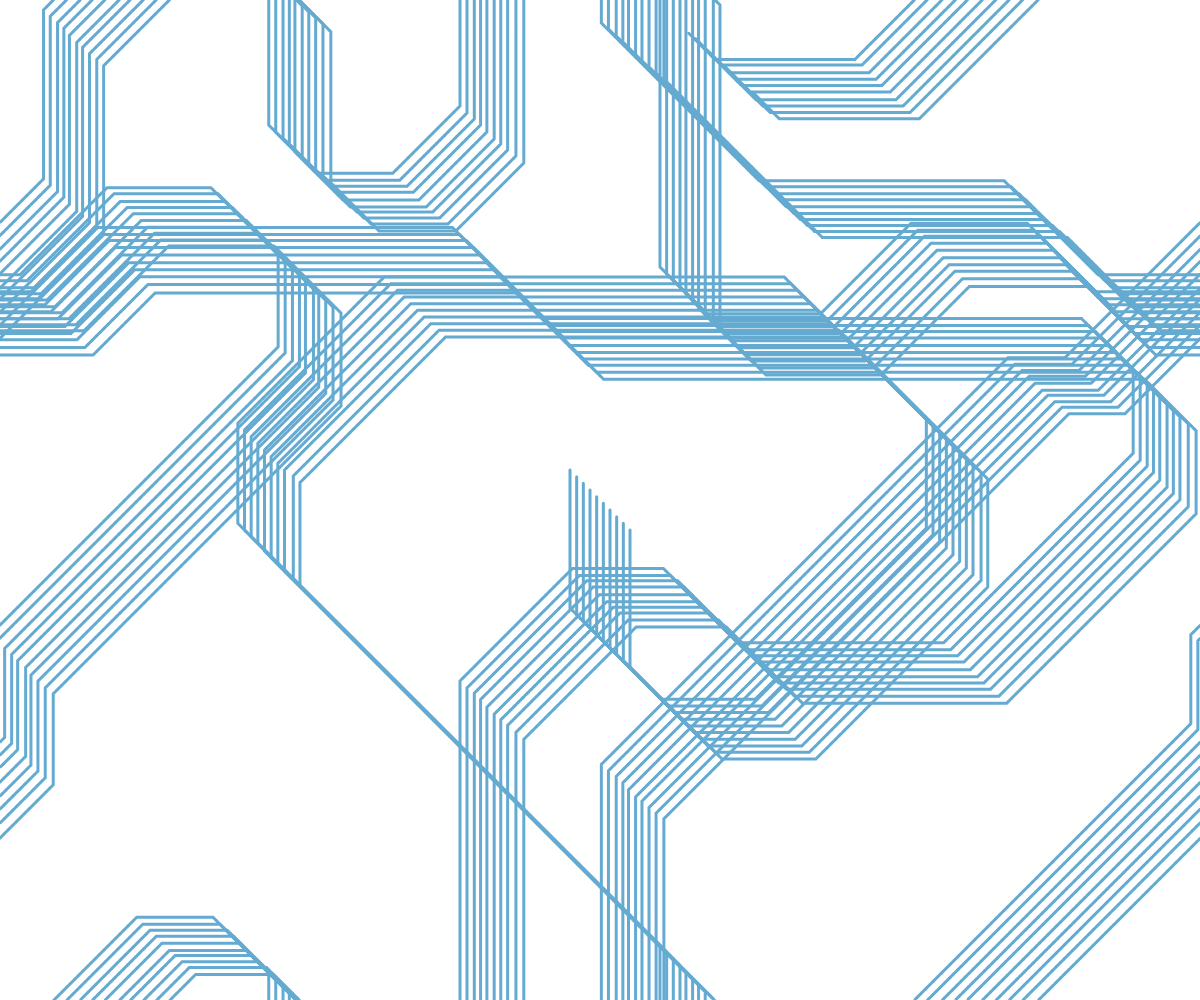
Frame 1 (no input)
Frame 60 (no input): identical to frame 1, image omitted
Frame 120 (the mouse pressed at the canvas centre since frame 60): identical to frame 1, image omitted

The p5.js sketch that drew this single still picture (run headless with seeded random() and noise() and a simulated clock; from frame 60 on, the mouse is pressed at the canvas centre):

// p5.js sketch
// ── sketch.js
const points = [];
const numPoints = 10;
let time =0;
const timeScale = .001;
const noiseScale = .001;
const maxPoints = 10000;

function restartShape() {
  endShape();
  beginShape();
}

function setup() {
  createCanvas(innerWidth,innerHeight);
  const seed = int(random(1e10));
  noiseSeed(seed);
  print(seed);
  noFill();
  //background(0);
  stroke(100,170,209);
  strokeWeight(3);
  const minSide = min(width, height);
  const pointSpread = minSide/15;
  for(let i=0;i<numPoints;i++) {
    let time = 0;
    const prog = ((i+.5)/numPoints);
    const dxy = (prog*pointSpread)-(pointSpread/2);
    let x = (width/2)+dxy;
    let y = (height/2)+dxy;
    let pointI = 0;
    beginShape();
    while(pointI++ < maxPoints) {
      vertex(x,y);
      const a = step(uniformNoise(i*noiseScale,time)*TWO_PI,PI/4);
      x += cos(a);
      y += sin(a);
      time += timeScale;
      if(x < 0) { 
        x = width;
        restartShape();
      }
      else if(x > width) {
        x = 0;
        restartShape();
      }
      if (y < 0) {
        y = height;
        restartShape();
      }
      else if(y > height) {
        y = 0;
        restartShape();
      }
    }
    endShape();
  }
}

function step(num, step) {
  return round(num/step)*step;
}

function uniformNoise(x,y) {
  return (2*noise(x,y))-.5;
}

function draw() {
}
